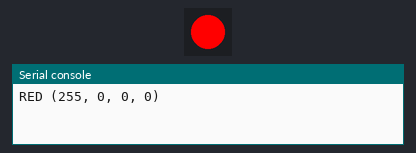
The program below on a simulated Raspberry Pi Pico running MicroPython. On the bench: 1 RGB LEDs in strip order, left to right, the last lines printed to the serial console.

Above: at 1.0 s.
At 3.0 s:
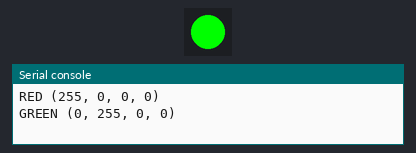
At 5.0 s:
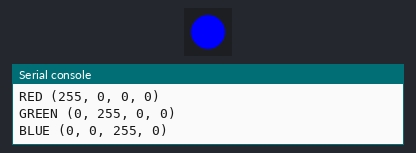
At 11.0 s:
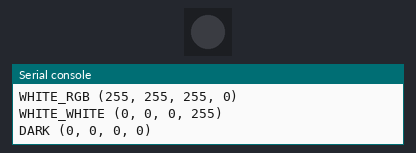
Timing chart, 0 to 15.6 s (numbered marks = the images above):
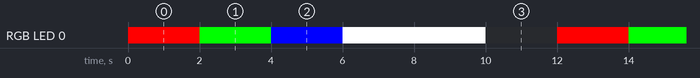

The program:

main_neopixel_4_farben_RGBW.py
```python
# Selbsttest Neopixel RGBW also mit 4 LED's

#import rp2
import time
#import machine
import neopixel


farben={
"RED" : (255, 0, 0,0),
"GREEN" : (0, 255, 0,0),
"BLUE" : (0, 0, 255,0),
"WHITE_RGB" : (255, 255, 255,0),
"WHITE_WHITE" : (0, 0, 0,255),
"DARK" : (0, 0, 0,0),
}

np = neopixel.NeoPixel(machine.Pin("GPIO0"), 1, bpp=4)


while True:
    for key in farben:
        np[0]=farben[key]
        print(key, np[0])
        np.write()
        time.sleep_ms(2000)
```

Measured:
- by itself, RGB LED 0: repeats every 12.0 s: RGB(0, 255, 0) 2.0 s, RGB(0, 0, 255) 2.0 s, RGB(255, 255, 255) 4.0 s, off 2.0 s, RGB(255, 0, 0) 2.0 s
- by itself, everything shown: repeats every 12.0 s, in 5 steps
